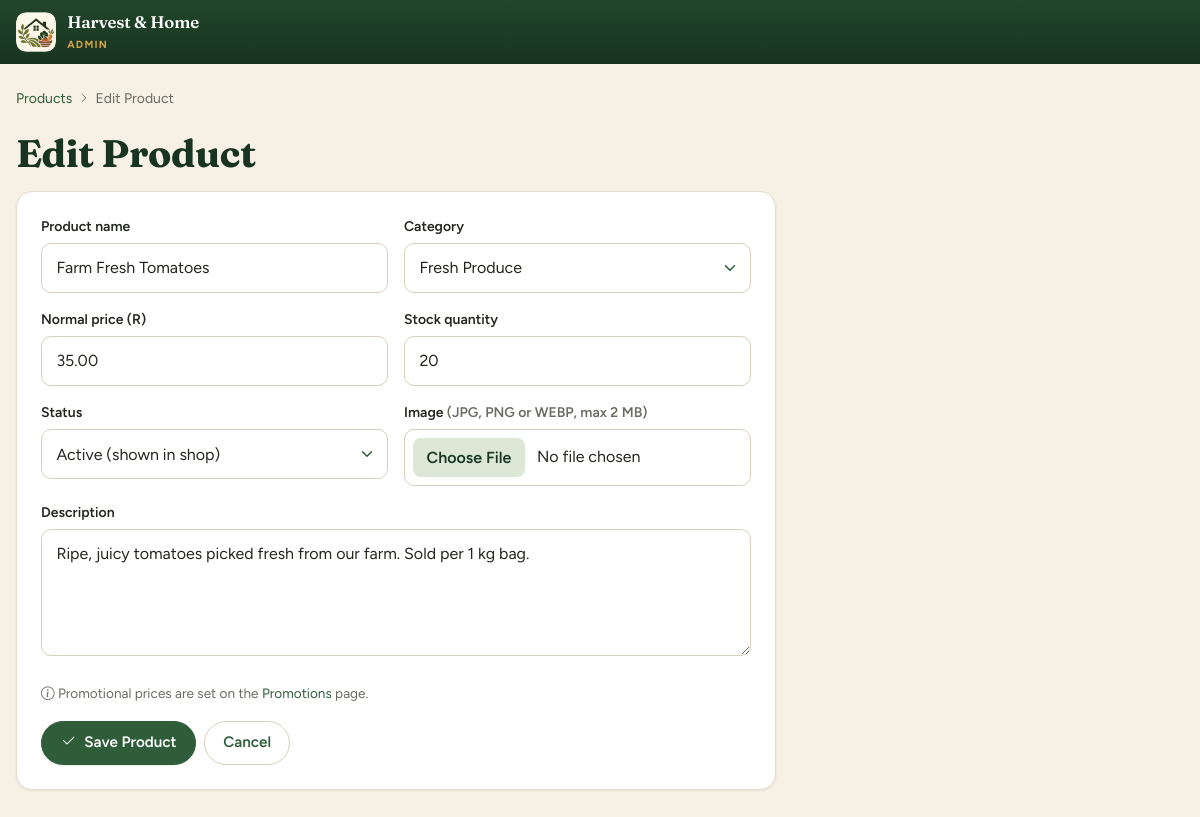
Page /admin/product_form.php?id=1 (signed in) on the committed database.
### tables this page shows
CREATE TABLE products (
    product_id      INT AUTO_INCREMENT PRIMARY KEY,
    category_id     INT NOT NULL,
    product_name    VARCHAR(150) NOT NULL,
    description     TEXT NOT NULL,
    price           DECIMAL(10,2) NOT NULL,
    stock_quantity  INT NOT NULL DEFAULT 0,
    product_image   VARCHAR(255) NULL,
    product_status  ENUM('active','inactive') NOT NULL DEFAULT 'active',
    CONSTRAINT fk_products_category FOREIGN KEY (category_id)
        REFERENCES categories(category_id) ON UPDATE CASCADE ON DELETE RESTRICT
);

CREATE TABLE categories (
    category_id    INT AUTO_INCREMENT PRIMARY KEY,
    category_name  VARCHAR(100) NOT NULL UNIQUE,
    description    TEXT NULL
);

### config/db.php (called while the page is built, shortened)
<?php
function db(): PDO
{
    static $pdo = null;
    if ($pdo === null) {
        $dsn = 'mysql:host=' . DB_HOST . ';dbname=' . DB_NAME . ';charset=utf8mb4';
        try {
            $pdo = new PDO($dsn, DB_USER, DB_PASS, [
                PDO::ATTR_ERRMODE            => PDO::ERRMODE_EXCEPTION,
                PDO::ATTR_DEFAULT_FETCH_MODE => PDO::FETCH_ASSOC,
                PDO::ATTR_EMULATE_PREPARES   => false,
            ]);
        } catch (PDOException $e) {
            error_log('DB connection failed: ' . $e->getMessage());
            http_response_code(500);
            exit('Sorry, the shop is unavailable right now. Please try again later.');
        }
    }
    return $pdo;
}

### admin/product_form.php (the view, shortened to what this page needs)
<?php
require_once __DIR__ . '/../includes/functions.php';
$id = (int)($_GET['id'] ?? $_POST['product_id'] ?? 0);
$product = $id ? get_product($id, false) : null;
$categories = get_categories();
$form = $product ?: ['product_name' => '', 'category_id' => '', 'description' => '', 'price' => '', 'stock_quantity' => '0', 'product_status' => 'active', 'product_image' => null];
$pageTitle = $product ? 'Edit Product' : 'Add Product';
require 'includes/header.php';
?>
<nav class="crumbs" aria-label="Breadcrumb">
    <a href="products.php">Products</a><?= icon('chevron-right') ?>
    <span><?= $pageTitle ?></span>
</nav>
<h1 class="mb-3"><?= $pageTitle ?></h1>
<form class="card" method="post" action="product_form.php" enctype="multipart/form-data" data-validate style="max-width:760px">
    <div class="f2">
        <div>
            <label for="product_name">Product name</label>
            <input id="product_name" name="product_name" value="<?= h($form['product_name']) ?>" maxlength="150" required>
        </div>
        <div>
            <label for="category_id">Category</label>
            <select id="category_id" name="category_id" required>
                <?php foreach ($categories as $c): ?>
                    <option value="<?= (int)$c['category_id'] ?>" <?= (int)$form['category_id'] === (int)$c['category_id'] ? 'selected' : '' ?>><?= h($c['category_name']) ?></option>
                <?php endforeach; ?>
            </select>
        </div>
        <div>
            <label for="price">Normal price (R)</label>
            <input id="price" name="price" value="<?= h($form['price']) ?>" inputmode="decimal" data-rule="money" required>
        </div>
        <div>
            <label for="stock_quantity">Stock quantity</label>
            <input id="stock_quantity" name="stock_quantity" value="<?= h($form['stock_quantity']) ?>" inputmode="numeric" data-rule="whole" required>
        </div>
        <div>
            <label for="product_status">Status</label>
            <select id="product_status" name="product_status">
                <option value="active" <?= $form['product_status'] === 'active' ? 'selected' : '' ?>>Active (shown in shop)</option>
            </select>
        </div>
        <div>
            <label for="product_image">Image <span class="mut">(JPG, PNG or WEBP, max 2 MB)</span></label>
            <input id="product_image" type="file" name="product_image" accept="image/jpeg,image/png,image/webp">
        </div>
    </div>
    <label for="description">Description</label>
    <textarea id="description" name="description" rows="4" required><?= h($form['description']) ?></textarea>
    <p class="hint"><?= icon('info-circle') ?> Promotional prices are set on the <a href="promotions.php">Promotions</a> page.</p>
    <div class="d-flex flex-wrap gap-2 mt-3">
        <button class="btn" type="submit"><?= icon('check2') ?>Save Product</button>
        <a class="btn o" href="products.php">Cancel</a>
    </div>
</form>
<?php require 'includes/footer.php'; ?>

### assets/css/style.css (style rules this page uses)
:root { --green: #2F5D3A; --green-dark: #22462B; --green-deep: #183420; --sage: #DCE8D5; --sage-soft: #EEF4EA; --cream: #F7F1E5; --cream-soft: #FBF8F2; --brown: #8B5E3C; --honey: #D9A441; --text: #23261F; --muted: #6A6C62; --white: #ffffff; --line: #E6DECD; --field: #D9CFBB; --danger: #A63D2F; --radius: 16px; --radius-sm: 10px; --shadow-sm: 0 1px 2px rgba(35, 38, 31, .05), 0 1px 3px rgba(35, 38, 31, .04); --shadow: 0 10px 24px -10px rgba(35, 38, 31, .18); --shadow-lg: 0 24px 48px -18px rgba(24, 52, 32, .45); --font-body: "Figtree", system-ui, -apple-system, "Segoe UI", Roboto, Arial, sans-serif; --font-display: "Fraunces", Georgia, "Times New Roman", serif; --gutter: max(1rem, calc((100% - 1200px) / 2)); --bs-body-font-family: var(--font-body); --bs-body-color: #23261F; --bs-body-bg: #F7F1E5; --bs-primary: #2F5D3A; --bs-primary-rgb: 47, 93, 58; --bs-link-color: #2F5D3A; --bs-link-color-rgb: 47, 93, 58; --bs-link-hover-color: #22462B; --bs-link-hover-color-rgb: 34, 70, 43; --bs-border-color: #E6DECD; --bs-border-radius: 10px; --bs-secondary-color: #6A6C62; }
* { box-sizing: border-box; }
body { margin: 0; background: var(--cream); color: var(--text); font: 400 1rem/1.6 var(--font-body); -webkit-font-smoothing: antialiased; }
a { color: var(--green); text-decoration: none; }
h1, h2, h3 { font-family: var(--font-display); color: var(--green-deep); letter-spacing: -.01em; }
h1 { font-size: clamp(1.75rem, 1.4rem + 1.4vw, 2.4rem); font-weight: 700; line-height: 1.15; margin: 0 0 .4rem; }
p { margin: .25rem 0; }
.mut { color: var(--muted); }
.card { display: block; position: relative; background: var(--white); border: 1px solid var(--line); border-radius: var(--radius); padding: 1.25rem; box-shadow: var(--shadow-sm); color: inherit; }
@media (min-width: 768px) { .card { padding: 1.5rem; } }
.crumbs { display: flex; flex-wrap: wrap; align-items: center; gap: .4rem; margin-bottom: 1.25rem; font-size: .875rem; color: var(--muted); }
.btn { --bs-btn-padding-x: 1.15rem; --bs-btn-padding-y: .65rem; --bs-btn-font-family: var(--font-body); --bs-btn-font-size: .95rem; --bs-btn-font-weight: 600; --bs-btn-line-height: 1.3; --bs-btn-border-radius: 999px; --bs-btn-border-width: 1.5px; --bs-btn-color: #fff; --bs-btn-bg: var(--green); --bs-btn-border-color: var(--green); --bs-btn-hover-color: #fff; --bs-btn-hover-bg: var(--green-dark); --bs-btn-hover-border-color: var(--green-dark); --bs-btn-active-color: #fff; --bs-btn-active-bg: var(--green-deep); --bs-btn-active-border-color: var(--green-deep); --bs-btn-disabled-color: #fff; --bs-btn-disabled-bg: var(--green); --bs-btn-disabled-border-color: var(--green); --bs-btn-focus-shadow-rgb: 47, 93, 58; display: inline-flex; align-items: center; justify-content: center; gap: .5rem; text-align: center; box-shadow: var(--shadow-sm); transition: background-color .15s, border-color .15s, color .15s, transform .15s; }
.btn.o { --bs-btn-color: var(--green); --bs-btn-bg: transparent; --bs-btn-border-color: var(--field); --bs-btn-hover-color: var(--green-deep); --bs-btn-hover-bg: var(--sage-soft); --bs-btn-hover-border-color: var(--green); --bs-btn-active-color: var(--green-deep); --bs-btn-active-bg: var(--sage); --bs-btn-active-border-color: var(--green); box-shadow: none; }
label { display: block; font-size: .875rem; font-weight: 600; color: var(--text); }
input, select, textarea { width: 100%; padding: .7rem .9rem; border: 1px solid var(--field); border-radius: var(--radius-sm); background: var(--white); color: var(--text); font: inherit; margin: .3rem 0 1rem; transition: border-color .15s, box-shadow .15s; }
input::placeholder, textarea::placeholder { color: #9C9D93; }
select { appearance: none; -webkit-appearance: none; padding-right: 2.5rem; }
textarea { resize: vertical; }
input[type=file] { padding: .5rem; }
.f2 { display: grid; gap: 0 1rem; grid-template-columns: 1fr; }
@media (min-width: 600px) { .f2 { grid-template-columns: 1fr 1fr; } }
.hint { color: var(--muted); font-size: .85rem; }
.adm main h1 { margin-bottom: .25rem; }

### rows in the picture
products: product_name "Farm Fresh Tomatoes", category_id "Fresh Produce", price "35.00", stock_quantity "20", product_status "Active (shown in shop)", description "Ripe, juicy tomatoes picked fresh from our farm. Sold per 1 kg bag."

### other values in the picture
$pageTitle "Edit Product"
